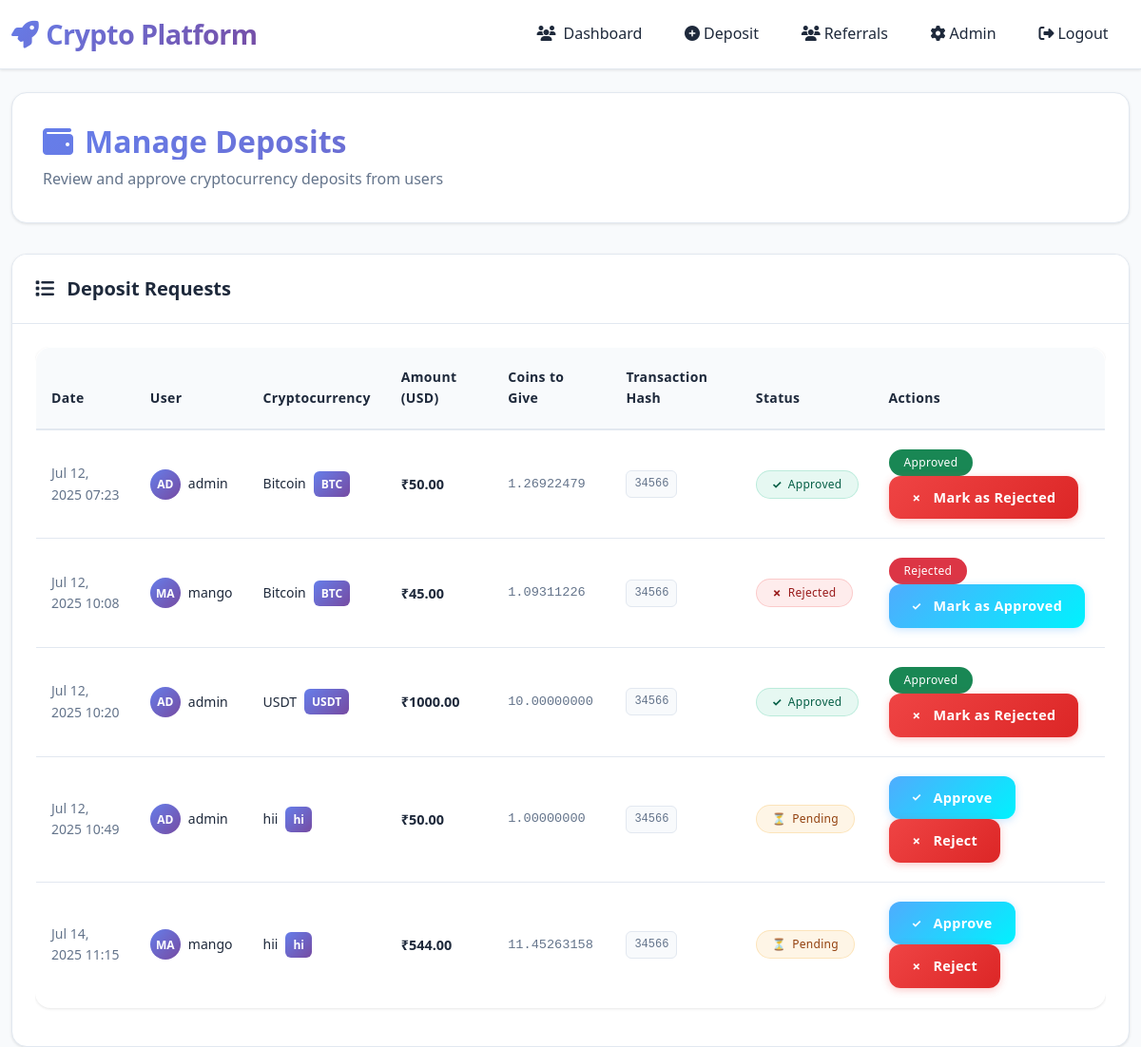
The page /deposits/list/ (signed in) on the database as committed earlier.
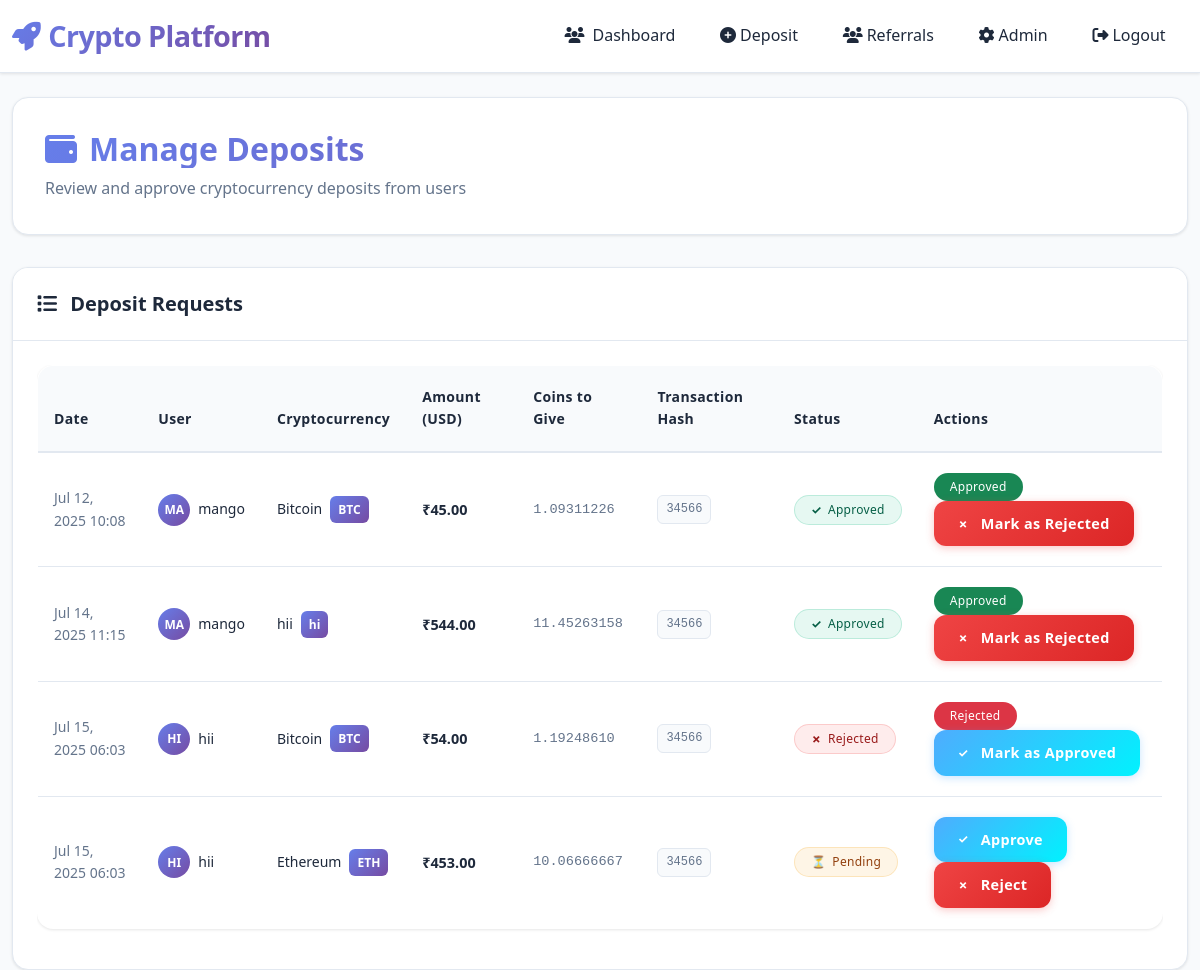
The same page on the database as committed later.
### deposits/models.py (models this page shows, shortened)
class Deposit(models.Model):
    STATUS_CHOICES = [
        ('pending', 'Pending'),
        ('approved', 'Approved'),
        ('rejected', 'Rejected'),
    ]
    user = models.ForeignKey(User, on_delete=models.CASCADE)
    cryptocurrency = models.ForeignKey(Cryptocurrency, on_delete=models.CASCADE)
    amount = models.DecimalField(max_digits=20, decimal_places=2)
    transaction_hash = models.CharField(max_length=100, blank=True)
    wallet_address = models.CharField(max_length=50)
    status = models.CharField(max_length=20, choices=STATUS_CHOICES, default='pending')
    created_at = models.DateTimeField(auto_now_add=True)
    approved_at = models.DateTimeField(null=True, blank=True)
    price_at_deposit = models.DecimalField(max_digits=20, decimal_places=10, default=0)
    coin_quantity = models.DecimalField(max_digits=20, decimal_places=10, default=0)

### trading/models.py (models this page shows, shortened)
class Cryptocurrency(models.Model):
    name = models.CharField(max_length=50)  # Bitcoin, Ethereum, etc.
    symbol = models.CharField(max_length=10)  # BTC, ETH, etc.
    total_supply = models.DecimalField(max_digits=20, decimal_places=8)
    current_price = models.DecimalField(max_digits=20, decimal_places=8)
    wallet_address = models.CharField(max_length=100, blank=True, null=True)
    price_change_24h = models.DecimalField(max_digits=5, decimal_places=2, default=0)
    is_active = models.BooleanField(default=True)
    created_at = models.DateTimeField(auto_now_add=True)
    updated_at = models.DateTimeField(auto_now=True)
    class Meta:
        verbose_name_plural = "Cryptocurrencies"

### deposits/views.py (the view)
# urls.py: path('list/', views.deposit_list, name='deposit_list'),
def deposit_list(request):
    if request.user.is_superuser:
        deposits = Deposit.objects.all()
        template_name = 'deposits/admin/list.html'
    else:
        deposits = Deposit.objects.filter(user=request.user)
        template_name = 'deposits/list.html'
    context = {
        'deposits': deposits,
        'total_deposits': deposits.count(),
        'pending_count': deposits.filter(status='pending').count(),
        'approved_count': deposits.filter(status='approved').count(),
        'rejected_count': deposits.filter(status='rejected').count(),
        'total_approved_value': deposits.filter(status='approved').aggregate(total=Sum('amount'))['total'] or 0,
    }
    return render(request, template_name, context)

### templates/deposits/admin/list.html (shortened to what this page needs)
{% extends 'base.html' %}
{% block content %}
<div class="page-header">
    <h1 class="page-title">
        <i class="fas fa-wallet"></i>
        Manage Deposits
    </h1>
    <p class="page-subtitle">Review and approve cryptocurrency deposits from users</p>
</div>
<div class="row">
    <div class="col-md-12">
        <div class="card">
            <div class="card-header">
                <h5 class="mb-0">
                    <i class="fas fa-list me-2"></i>
                    Deposit Requests
                </h5>
            </div>
            <div class="card-body">
                {% if deposits %}
                <div class="table-responsive">
                    <table class="table">
                        <thead>
                            <tr>
                                <th>Date</th>
                                <th>User</th>
                                <th>Cryptocurrency</th>
                                <th>Amount (USD)</th>
                                <th>Coins to Give</th>
                                <th>Transaction Hash</th>
                                <th>Status</th>
                                <th>Actions</th>
                            </tr>
                        </thead>
                        <tbody>
                            {% for deposit in deposits %}
                            <tr>
                                <td>
                                    <div class="date-info">{{ deposit.created_at|date:"M d, Y H:i" }}</div>
                                </td>
                                <td>
                                    <div class="user-info">
                                        <div class="user-avatar">
                                            {{ deposit.user.username|slice:":2"|upper }}
                                        </div>
                                        <div class="user-name">{{ deposit.user.username }}</div>
                                    </div>
                                </td>
                                <td>
                                    <div class="crypto-info">
                                        <span>{{ deposit.cryptocurrency.name }}</span>
                                        <span class="crypto-symbol">{{ deposit.cryptocurrency.symbol }}</span>
                                    </div>
                                </td>
                                <td>
                                    <div class="amount-usd">₹{{ deposit.amount|floatformat:2 }}</div>
                                </td>
                                <td>
                                    <div class="coins-amount">{{ deposit.coin_quantity|floatformat:8 }}</div>
                                </td>
                                <td>
                                    {% if deposit.transaction_hash %}
                                    <div class="transaction-hash">{{ deposit.transaction_hash|truncatechars:20 }}</div>
                                    {% else %}
                                    <span class="text-muted">-</span>
                                    {% endif %}
                                </td>
                                <td>
                                    {% if deposit.status == 'pending' %}
                                    <span class="badge badge-warning">Pending</span>
                                    {% elif deposit.status == 'approved' %}
                                    <span class="badge badge-success">Approved</span>
                                    {% else %}
                                    <span class="badge badge-danger">Rejected</span>
                                    {% endif %}
                                </td>
                                <td>
                                 {% if deposit.status == 'pending' %}
                            <a href="{% url 'deposits:admin_approve' deposit.id %}"
                            class="btn btn-sm btn-success"
                            onclick="return confirm('Approve this deposit?')">
                                Approve
                            </a>
                            <a href="{% url 'deposits:admin_reject' deposit.id %}"
                            class="btn btn-sm btn-danger"
                            onclick="return confirm('Reject this deposit? This action cannot be undone.')">
                                Reject
                            </a>
                        {% elif deposit.status == 'approved' %}
                            <span class="badge bg-success">Approved</span>
                            <a href="{% url 'deposits:admin_reject' deposit.id %}"
                            class="btn btn-sm btn-danger"
                            onclick="return confirm('Change status to Rejected?')">
                                Mark as Rejected
                            </a>
                        {% elif deposit.status == 'rejected' %}
                            <span class="badge bg-danger">Rejected</span>
                            <a href="{% url 'deposits:admin_approve' deposit.id %}"
                            class="btn btn-sm btn-success"
                            onclick="return confirm('Change status to Approved?')">
                                Mark as Approved
                            </a>
                        {% else %}
                            <span class="text-muted">No action</span>
                        {% endif %}
                                </td>
                            </tr>
                            {% endfor %}
                        </tbody>
                    </table>
                </div>
                {% else %}
                <div class="empty-state">
                    <i class="fas fa-inbox"></i>
                    <h5>No deposits found</h5>
                    <p class="text-muted">There are no deposit requests at the moment.</p>
                </div>
                {% endif %}
            </div>
        </div>
    </div>
</div>
{% endblock %}

### templates/base.html (shortened to what this page needs)
<!DOCTYPE html>
<html lang="en">
<head>
    <link href="https://cdn.jsdelivr.net/npm/bootstrap@5.1.3/dist/css/bootstrap.min.css" rel="stylesheet">
    <link href="https://cdnjs.cloudflare.com/ajax/libs/font-awesome/6.4.0/css/all.min.css" rel="stylesheet">
</head>
<body>
    <nav class="navbar navbar-expand-lg">
        <div class="container">
            <a class="navbar-brand" href="{% url 'trading:dashboard' %}">
                <i class="fas fa-rocket me-2"></i>Crypto Platform
            </a>
            <div class="collapse navbar-collapse" id="navbarNav">
                {% if user.is_authenticated %}
                <div class="navbar-nav ms-auto">
                    {% if user.is_staff %}
                    <a class="nav-link" href="{% url 'trading:admin_dashboard' %}">
                        <i class="fas fa-users me-2"></i>Dashboard
                    </a>
                    {% else %}
                    <a class="nav-link" href="{% url 'trading:dashboard' %}">
                        <i class="fas fa-chart-line me-1"></i>Dashboard
                    </a>
                    {% endif %}
                    {% if user.is_authenticated %}
                    {% if user.is_superuser %}
                        <a class="nav-link" href="{% url 'deposits:admin_deposit_list' %}">
                            <i class="fas fa-plus-circle me-1"></i>Deposit
                        </a>
                    {% elif not user.is_staff %}
                        <a class="nav-link" href="{% url 'deposits:deposit_list' %}">
                            <i class="fas fa-plus-circle me-1"></i>Deposit
                        </a>
                    {% endif %}
                    {% endif %}
                    <a class="nav-link" href="{% url 'referrals:dashboard' %}">
                        <i class="fas fa-users me-1"></i>Referrals
                    </a>
                    {% if user.is_staff %}
                    <a class="nav-link" href="{% url 'trading:admin_crypto_list' %}">
                        <i class="fas fa-cog me-1"></i>Admin
                    </a>
                    {% endif %}
                    <a class="nav-link" href="{% url 'accounts:logout' %}">
                        <i class="fas fa-sign-out-alt me-1"></i>Logout
                    </a>
                </div>
                {% endif %}
            </div>
        </div>
    </nav>
    <div class="container mt-4">
        <div class="fade-in-up">
            {% block content %}
            {% endblock %}
        </div>
    </div>
</body>
</html>

### templates/base.html (style rules this page uses)
:root { --primary-gradient: linear-gradient(135deg, #667eea 0%, #764ba2 100%); --secondary-gradient: linear-gradient(135deg, #f093fb 0%, #f5576c 100%); --success-gradient: linear-gradient(135deg, #4facfe 0%, #00f2fe 100%); --light-bg: #f8fafc; --white-bg: #ffffff; --card-bg: #ffffff; --border-color: #e2e8f0; --text-primary: #1e293b; --text-secondary: #64748b; --text-muted: #94a3b8; --shadow-light: 0 1px 3px rgba(0, 0, 0, 0.1); --shadow-medium: 0 4px 6px rgba(0, 0, 0, 0.1); --shadow-large: 0 8px 25px rgba(0, 0, 0, 0.15); }
* { margin: 0; padding: 0; box-sizing: border-box; }
body { background: var(--light-bg); color: var(--text-primary); font-family: 'Segoe UI', system-ui, -apple-system, sans-serif; min-height: 100vh; line-height: 1.6; }
.navbar { background: var(--white-bg) !important; border-bottom: 1px solid var(--border-color); box-shadow: var(--shadow-light); position: sticky; top: 0; z-index: 1000; transition: all 0.3s ease; }
.navbar-brand { font-weight: 800; font-size: 1.8rem; background: var(--primary-gradient); background-clip: text; -webkit-background-clip: text; -webkit-text-fill-color: transparent; position: relative; letter-spacing: -0.02em; }
.navbar-brand::after { content: ''; position: absolute; bottom: -3px; left: 0; width: 0; height: 3px; background: var(--primary-gradient); border-radius: 2px; transition: width 0.4s ease; }
.nav-link { color: var(--text-primary) !important; font-weight: 500; padding: 0.8rem 1.2rem !important; border-radius: 12px; margin: 0 0.2rem; position: relative; transition: all 0.3s ease; text-decoration: none; }
.nav-link::before { content: ''; position: absolute; top: 0; left: 0; right: 0; bottom: 0; background: var(--primary-gradient); border-radius: 12px; opacity: 0; transform: scale(0.8); transition: all 0.3s ease; }
.container { max-width: 1400px; position: relative; }
.card { background: var(--card-bg); border: 1px solid var(--border-color); border-radius: 16px; box-shadow: var(--shadow-light); transition: all 0.3s ease; position: relative; overflow: hidden; }
.card-header { background: var(--white-bg); border-bottom: 1px solid var(--border-color); font-weight: 600; padding: 1.5rem; border-radius: 16px 16px 0 0; color: var(--text-primary); }
.card-body { padding: 1.5rem; }
.btn { border: none; border-radius: 12px; font-weight: 600; padding: 0.75rem 1.5rem; transition: all 0.3s ease; position: relative; overflow: hidden; text-transform: none; letter-spacing: 0.025em; font-size: 0.9rem; display: inline-flex; align-items: center; gap: 0.5rem; }
.btn-success { background: var(--success-gradient); color: white; box-shadow: 0 4px 15px rgba(79, 172, 254, 0.3); }
.table { background: var(--white-bg); border-radius: 16px; overflow: hidden; border: 1px solid var(--border-color); box-shadow: var(--shadow-light); }
.table thead th { background: var(--light-bg); border: none; color: var(--text-primary); font-weight: 600; text-transform: none; letter-spacing: 0.025em; padding: 1rem; font-size: 0.9rem; }
.table tbody tr { border-bottom: 1px solid var(--border-color); transition: all 0.2s ease; }
.table td { padding: 1rem; color: var(--text-primary); border: none; vertical-align: middle; }
.table tbody tr:last-child { border-bottom: none; }
h1, h2, h3, h4, h5, h6 { color: var(--text-primary); font-weight: 600; }
.page-title { font-size: 2rem; font-weight: 700; margin-bottom: 0.5rem; }
.fade-in-up { animation: fadeInUp 0.5s ease-out; }
.badge { padding: 0.5rem 1rem; border-radius: 20px; font-weight: 500; font-size: 0.75rem; }
.badge-success { background: rgba(16, 185, 129, 0.1); color: #065f46; border: 1px solid rgba(16, 185, 129, 0.2); }
.badge-warning { background: rgba(245, 158, 11, 0.1); color: #92400e; border: 1px solid rgba(245, 158, 11, 0.2); }

Rows that differ between the two databases and show on the page:
removed Deposit: created_at "Jul 12, 2025 07:23", user.username "AD", user.username "admin", cryptocurrency.name "Bitcoin", cryptocurrency.symbol "BTC", amount "50.00", coin_quantity "1.26922479", transaction_hash "34566", status "Approved"
removed Deposit: created_at "Jul 12, 2025 10:20", user.username "AD", user.username "admin", cryptocurrency.name "USDT", cryptocurrency.symbol "USDT", amount "1000.00", coin_quantity "10.00000000", transaction_hash "34566", status "Approved"
removed Deposit: created_at "Jul 12, 2025 10:49", user.username "AD", user.username "admin", cryptocurrency.name "hii", cryptocurrency.symbol "hi", amount "50.00", coin_quantity "1.00000000", transaction_hash "34566", status "Pending"
changed Deposit "Jul 12, 2025 10:08": status "Rejected Rejected Mark as Approved" → "Approved Approved Mark as Rejected"
changed Deposit "Jul 14, 2025 11:15": status "Pending Approve Reject" → "Approved Approved Mark as Rejected"
added Deposit: created_at "Jul 15, 2025 06:03", user.username "HI", user.username "hii", cryptocurrency.name "Bitcoin", cryptocurrency.symbol "BTC", amount "54.00", coin_quantity "1.19248610", transaction_hash "34566", status "Rejected"
added Deposit: created_at "Jul 15, 2025 06:03", user.username "HI", user.username "hii", cryptocurrency.name "Ethereum", cryptocurrency.symbol "ETH", amount "453.00", coin_quantity "10.06666667", transaction_hash "34566", status "Pending"
